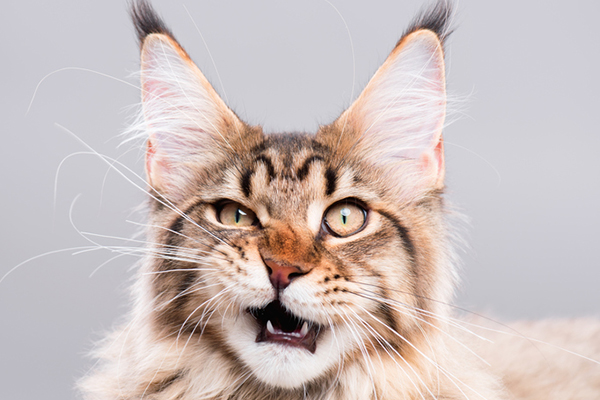
#> input picture image-processing/lecture2/res/cat.jpg, 600 x 400 px
$ python converter.py
#> lines starting #> are read from the running program, lines starting #| are printed output that depends on the picture
""" file: converter.py

created on: oct 7 2023
author: nikobk
"""
import numpy as np
import cv2 as cv

input = cv.imread("res/cat.jpg")
#> input is the input picture: shape (400, 600, 3); mean B, G, R 188.6, 190.5, 203.2
output = np.zeros(input.shape, dtype=input.dtype)
cv_hsv_img = cv.cvtColor(input, cv.COLOR_BGR2HSV)
#> cv_hsv_img: shape (400, 600, 3); mean H, S, V 81.7, 30.3, 206.2

for y, row in enumerate(input):
    for x, pixel in enumerate(row):
        hue = 0
        saturation = 0
        value = np.max(pixel)
        if value is not 0:
            saturation = (value - np.min(pixel)) / value
        h_demoniator = value - np.min(pixel)

        # blue, green, red = int(blue), int(green), int(red)
        bgr = [int(a) for a in pixel]
        blue, green, red = bgr

        factor = 60
        if h_demoniator is not 0:
            if value == red and green >= blue:
                hue = (green - blue) / h_demoniator * factor
            elif value == green:
                hue = ((blue - red) / h_demoniator + 2) * factor
            elif value == blue:
                hue = ((red - green) / h_demoniator + 4) * factor
            elif value == red and green < blue:
                hue = ((red - blue) / h_demoniator + 5) * factor
        hue /= 2
        output[y, x] = [hue, saturation, value]
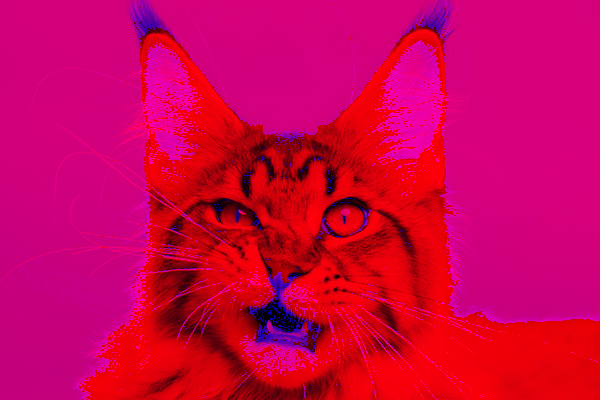
#> output: shape (400, 600, 3); mean of channels 0, 1, 2 81.3, 0, 206.2; drawn as B, G, R

cv.imshow("image | hsv img (custom) | hsv img (opencv)", np.hstack([input, output, cv_hsv_img]))
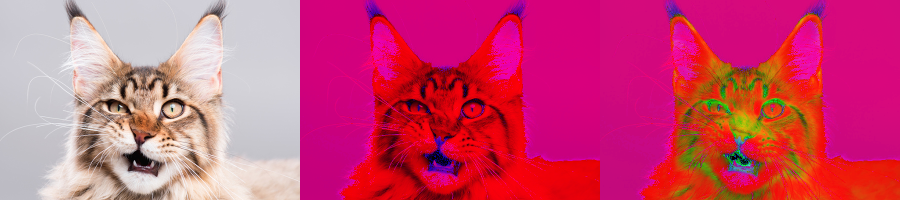
#> window 'image | hsv img (custom) | hsv': shape (400, 1800, 3) (shown at 1/2 size); mean B, G, R 117.2, 73.6, 205.2
cv.imshow("hue (custom hsv image)", output[:,:,0])
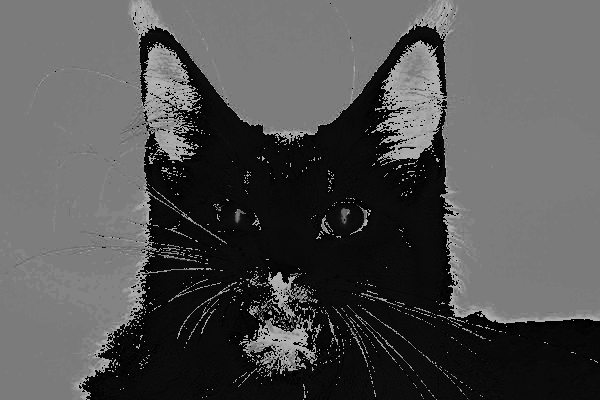
#> window 'hue (custom hsv image)': shape (400, 600); min 0, max 179, mean 81.3
cv.waitKey(0)
cv.destroyAllWindows()
